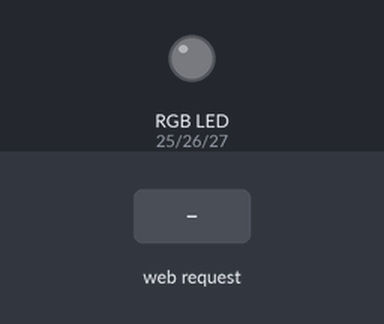
Bench run of a sketch on a simulated ESP32. Parts: an RGB LED mixed from three pins (HIGH = lit). The test bench sets the inputs (shaded band). WiFi joins after 1.5 s; servers stay silent unless stated; what the sketch prints to the serial monitor is not drawn.

Above: at 2.7 s.
2.8 s: HTTP request GET /red received
At 3.8 s:
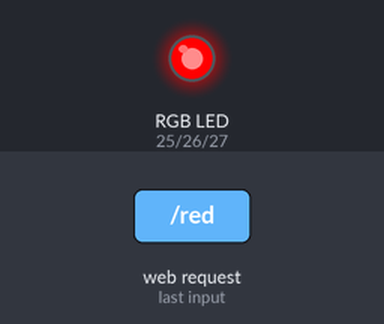
4.3 s: HTTP request GET /green received
At 5.0 s:
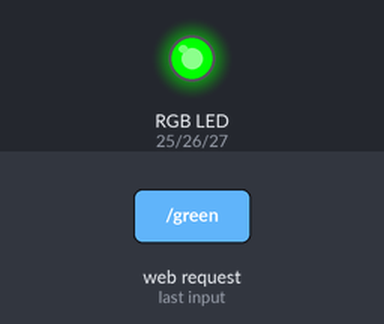
5.8 s: HTTP request GET /blue received
At 6.1 s:
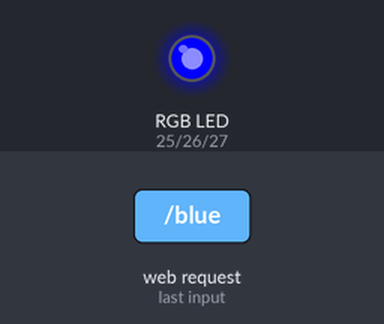
7.3 s: HTTP request GET /yellow received
At 8.4 s:
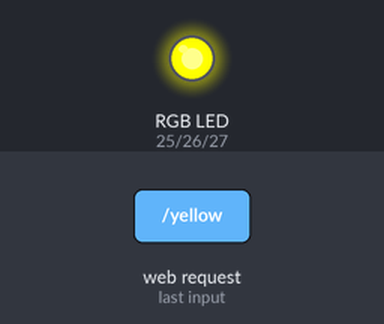
8.8 s: HTTP request GET /cyan received
At 9.6 s:
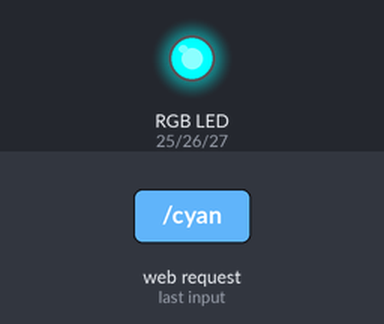
10.3 s: HTTP request GET /magenta received
At 10.7 s:
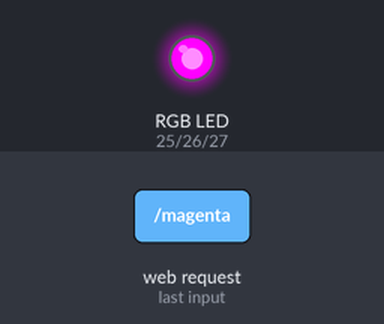
Timing chart, 0 to 12.8 s (numbered marks = the images above; inputs shaded):
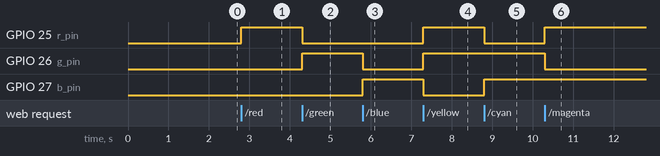

The sketch:

ESP32_RGB_controller_sol.ino
```cpp
// To connect with WiFi
#include<WiFi.h>

//  To make our device as server
#include<WebServer.h>

//  ssid , password
const char ssid[] = "Write your wifi ssid";
const char password[] = "Write your wifi password";

//  RGb led GPIOs
const byte r_pin = 25;
const byte g_pin = 26;
const byte b_pin = 27;

//  channel
const byte r_channel = 0;
const byte g_channel = 1;
const byte b_channel = 2;

//  frequency and resolution
const int frequency = 5000;
const int resolution = 8;

//  starting a server at port 80
WebServer server(80);

void setup(){

  //  setting frequency and resolution at channels
  ledcSetup(r_channel , frequency , resolution);
  ledcSetup(g_channel , frequency , resolution);
  ledcSetup(b_channel , frequency , resolution);

  //  attaching GPIOs
  ledcAttachPin(r_pin , r_channel);
  ledcAttachPin(g_pin , g_channel);
  ledcAttachPin(b_pin , b_channel);

  //   starting serial communication
  Serial.begin(115200);

  //  connecting with the WiFi and printing IP Address
  Serial.print("Connecting with : ");
  Serial.println(ssid);
  WiFi.begin(ssid , password);
  while (WiFi.status() != WL_CONNECTED){
    Serial.print(".");
    delay(500);
  }
  Serial.println();
  Serial.println("Connected with the Network !");
  Serial.print("IP address assgined by the access point : ");
  Serial.println(WiFi.localIP());

  //  Defining APIs
  server.on("/" , handle_root);
  server.on("/red" , handle_red);
  server.on("/green" , handle_green);
  server.on("/blue" , handle_blue);
  server.on("/yellow" , handle_yellow);
  server.on("/cyan" , handle_cyan);
  server.on("/magenta" , handle_magenta);
  server.on("/orange" , handle_orange);

  //  if API not found
  server.onNotFound(handle_notfound);

  //  start the server
  server.begin();
  Serial.println("HTTP Server started");

}

void loop(){

  //  to handle the client requests at APIs
  server.handleClient();
}

void handle_root(){

  Serial.println("No Color");
  //  getting html
  String html = generate_html();
  //  sending response
  server.send(200 , "text/html" , html);
}

void handle_red(){

  Serial.println("Red Color");
  //  getting html
  String html = generate_html();

  //  making color
  color_generator(255,0,0);

  //  sending response
  server.send(200 , "text/html" , html);
}

void handle_green(){

  Serial.println("Green Color");
  //  getting html
  String html = generate_html();

  //  making color
  color_generator(0,255,0);

  //  sending response
  server.send(200 , "text/html" , html);
}

void handle_blue(){

  Serial.println("Blue Color");
  //  getting html
  String html = generate_html();

  //  making color
  color_generator(0,0,255);

  //  sending response
  server.send(200 , "text/html" , html);
}

void handle_orange(){

  Serial.println("Orange Color");
  //  getting html
  String html = generate_html();

  //  making color
  color_generator(255,147,0);

  //  sending response
  server.send(200 , "text/html" , html);
}

void handle_cyan(){

  Serial.println("Cyan Color");
  //  getting html
  String html = generate_html();

  //  making color
  color_generator(0,255,255);

  //  sending response
  server.send(200 , "text/html" , html);
}

void handle_magenta(){

  Serial.println("Magenta Color");
  //  getting html
  String html = generate_html();

  //  making color
  color_generator(255,0,255);

  //  sending response
  server.send(200 , "text/html" , html);
}

void handle_yellow(){

  Serial.println("Yellow Color");
  //  getting html
  String html = generate_html();

  //  making color
  color_generator(255,255,0);

  //  sending response
  server.send(200 , "text/html" , html);
}

void handle_notfound(){

  //  sending message
  server.send(200 , "text/plain" , "Can't find anything, please try again!");
}

void color_generator(byte r , byte g , byte b){

  ledcWrite(r_channel , r);
  ledcWrite(g_channel , g);
  ledcWrite(b_channel , b);
}


//  generating HTML Page
String generate_html(){

  String html = "<!DOCTYPE html>\n";
         html += "<html lang=\"en\">\n";
         html += "<head>\n";
         html += "<meta charset=\"UTF-8\">\n";
         html += "<meta http-equiv=\"X-UA-Compatible\" content=\"IE=edge\">\n";
         html += "<meta name=\"viewport\" content=\"width=device-width, initial-scale=1.0\">\n";
         html += "<title>ESP32 RGB CONTROLLER</title>\n";
         html += "</head>\n";
         html += "<body>\n";
         html += "<div style=\"padding-left: 50%; padding-top: 10%;\">\n";
         html += "<h1>COLOR GENERATOR</h1>\n";
         html += "</div>\n";

         html += "<div style=\"padding-left: 40%;\">\n";
         html += "<a href=\"/red\"><button>Red</button></a>\n";
         html += "<a href=\"/green\"><button>Green</button></a>\n";
         html += "<a href=\"/blue\"><button>Blue</button></a>\n";
         html += "<a href=\"/yellow\"><button>Yellow</button></a>\n";
         html += "<a href=\"/cyan\"><button>Cyan</button></a>\n";
         html += "<a href=\"/magenta\"><button>Magenta</button></a>\n";
         html += "<a href=\"/orange\"><button>Orange</button></a>\n";
         html += "</div>\n";

         html += "</body>\n";
         html += "</html>\n";

  return html;
}
```

Measured:
- after the input at 2.8 s, GPIO 25 (r_pin): LOW → HIGH at once
- after the input at 4.3 s, GPIO 25 (r_pin): HIGH → LOW at once; GPIO 26 (g_pin): LOW → HIGH at once
- after the input at 5.8 s, GPIO 26 (g_pin): HIGH → LOW at once; GPIO 27 (b_pin): LOW → HIGH at once
- after the input at 7.3 s, GPIO 25 (r_pin), GPIO 26 (g_pin): LOW → HIGH at once; GPIO 27 (b_pin): HIGH → LOW at once
- after the input at 8.8 s, GPIO 25 (r_pin): HIGH → LOW at once; GPIO 27 (b_pin): LOW → HIGH at once
- after the input at 10.3 s, GPIO 25 (r_pin): LOW → HIGH at once; GPIO 26 (g_pin): HIGH → LOW at once
